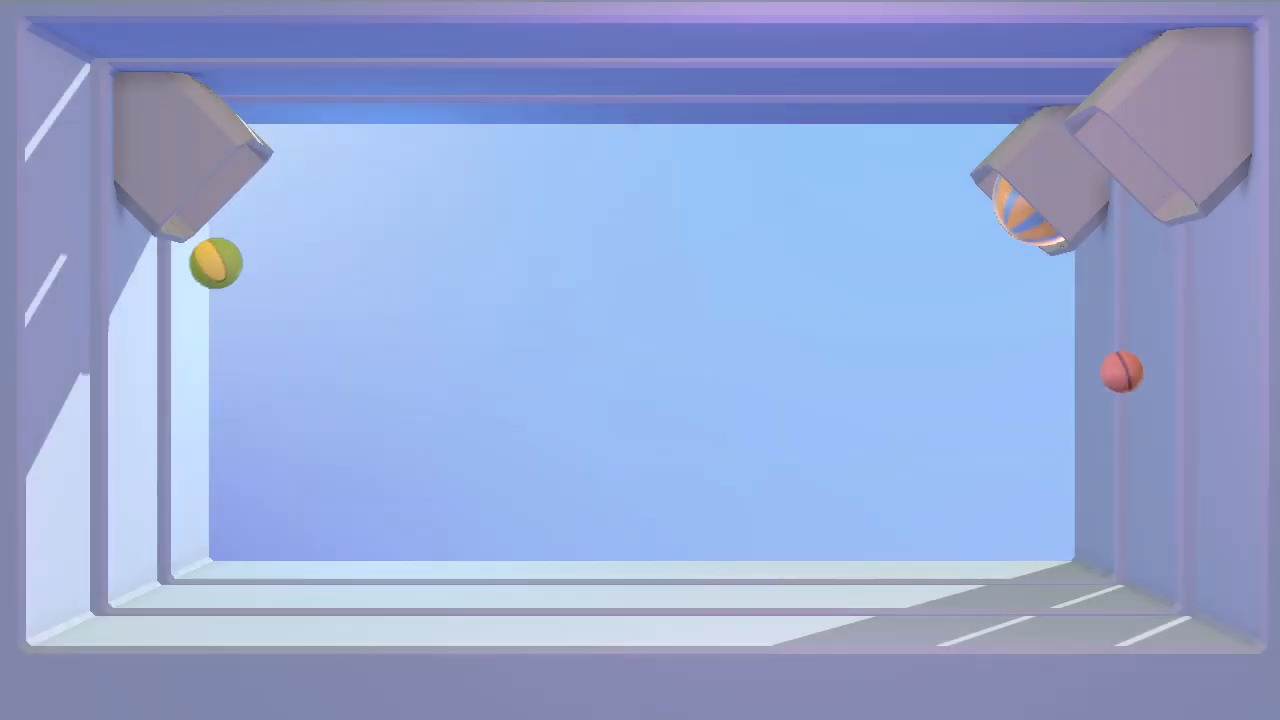
#> input picture frame 65 of labo9/bouncing.mp4, 1280 x 720 px
$ python ej1_v2.py
#> lines starting #> are read from the running program, lines starting #| are printed output that depends on the picture
import cv2
import numpy as np

# Ruta del video
video_path = 'bouncing.mp4'

# Cargar el video
cap = cv2.VideoCapture(video_path)

# Inicializar los sustractores de fondo
mog2_subtractor = cv2.createBackgroundSubtractorMOG2()
knn_subtractor = cv2.createBackgroundSubtractorKNN()

# Crear la ventana una sola vez
cv2.namedWindow('Comparación de Sustractores', cv2.WINDOW_NORMAL)

# Bucle para procesar el video cuadro a cuadro
while cap.isOpened():
    ret, frame = cap.read()
#> frame is the input picture: shape (720, 1280, 3); mean B, G, R 212.7, 167.2, 149.4
    if not ret:
        break

    # Convertir el cuadro a escala de grises
    frame_gray = cv2.cvtColor(frame, cv2.COLOR_BGR2GRAY)
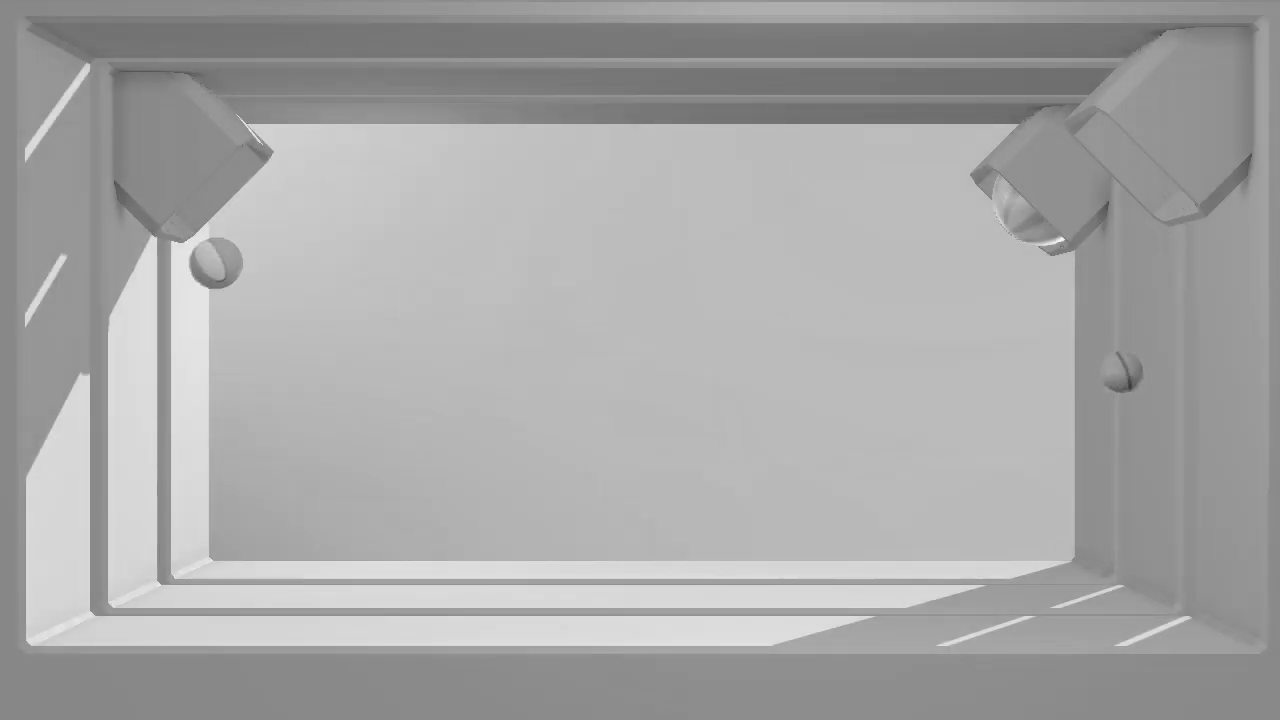
#> frame_gray: shape (720, 1280); min 54, max 251, mean 167

    # Definir el kernel para la operación de apertura
    kernel = np.ones((5, 5), np.uint8)  # Kernel de 5x5
    # Aplicar la operación de apertura
    opened_image = cv2.morphologyEx(frame_gray, cv2.MORPH_OPEN, kernel)

    # Definir el tamaño del kernel
    kernel_size = (5, 5)  # Tamaño del kernel (5x5)

    # Aplicar el filtro de desenfoque promedio
    mean_blurred_image = cv2.blur(opened_image, kernel_size)

    # Aplicar CLAHE
    clahe = cv2.createCLAHE(clipLimit=2.0, tileGridSize=(8, 8))  # Crear objeto CLAHE
    clahe_image = clahe.apply(mean_blurred_image)  # Aplicar CLAHE a la imagen abierta
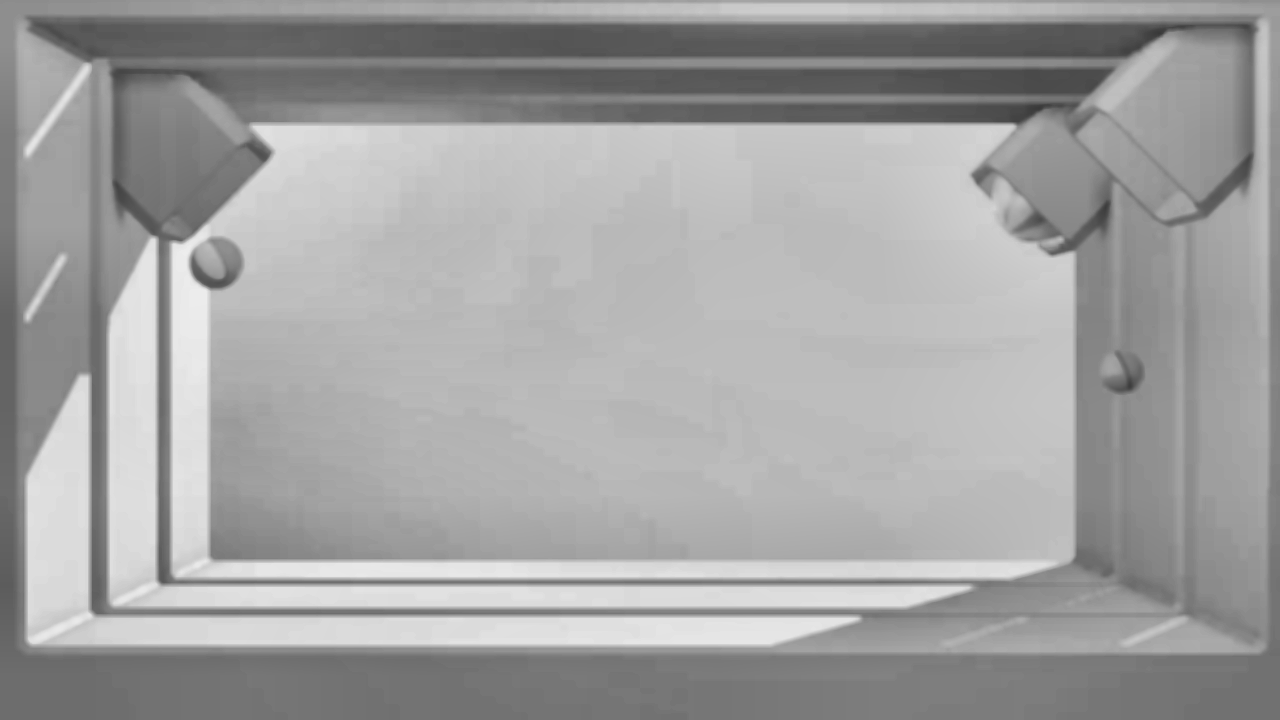
#> clahe_image: shape (720, 1280); min 56, max 237, mean 161.4

    # Aplicar los sustractores de fondo
    mog2_mask = mog2_subtractor.apply(clahe_image)
#> mog2_mask: shape (720, 1280); every value is 127
    knn_mask = knn_subtractor.apply(clahe_image)
#> knn_mask: shape (720, 1280); every value is 255

    # Redimensionar las máscaras para que coincidan con el tamaño de 'frame'
    mog2_mask_resized = cv2.resize(mog2_mask, (frame.shape[1], frame.shape[0]))
    knn_mask_resized = cv2.resize(knn_mask, (frame.shape[1], frame.shape[0]))

    # Crear una imagen de fondo negro
    black_background = np.zeros_like(frame)

    # Aplicar la máscara sobre el frame original
    colored_objects_mog2 = cv2.bitwise_and(frame, frame, mask=mog2_mask_resized)
    colored_objects_knn = cv2.bitwise_and(frame, frame, mask=knn_mask_resized)

    # Superponer los objetos detectados en color sobre el fondo negro
    result_mog2 = cv2.add(black_background, colored_objects_mog2)
#> black_background: shape (720, 1280, 3); every value is 0
    result_knn = cv2.add(black_background, colored_objects_knn)

    # Concatenar las imágenes en dos filas
    top_row = np.hstack((frame, cv2.cvtColor(mog2_mask_resized, cv2.COLOR_GRAY2BGR), cv2.cvtColor(knn_mask_resized, cv2.COLOR_GRAY2BGR)))
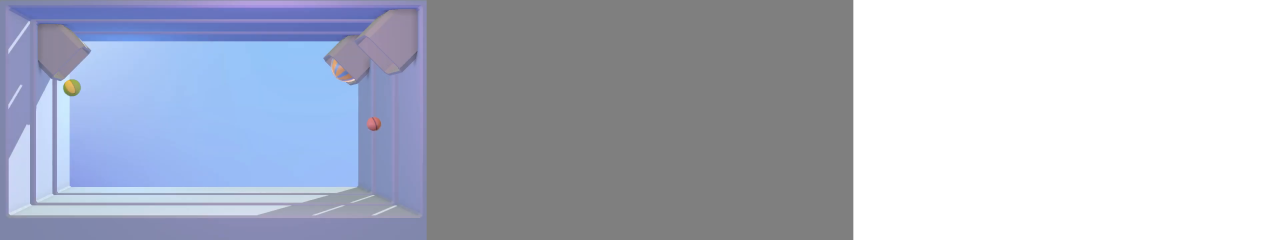
#> top_row: shape (720, 3840, 3) (shown at 1/3 size); mean B, G, R 198.2, 183.1, 177.1
    bottom_row = np.hstack((frame, result_mog2, result_knn))
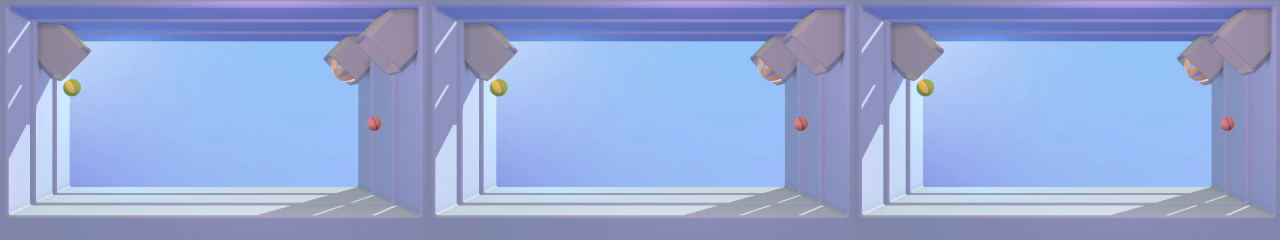
#> bottom_row: shape (720, 3840, 3) (shown at 1/3 size); mean B, G, R 212.7, 167.2, 149.4

    combined = np.vstack((top_row, bottom_row))
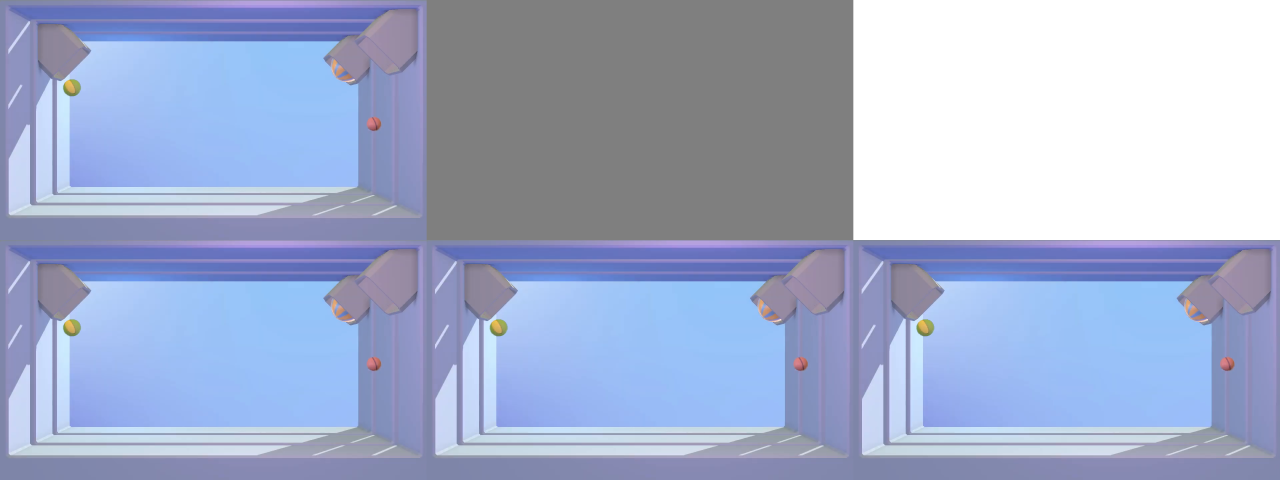
#> combined: shape (1440, 3840, 3) (shown at 1/3 size); mean B, G, R 205.5, 175.1, 163.2
    # Mostrar los resultados en la ventana ya creada
    cv2.imshow('Comparación de Sustractores', combined)

    # Salir si se presiona la tecla 'q'
    if cv2.waitKey(30) & 0xFF == ord('q'):
#> (key q is pressed here)
        break

# Liberar el video y cerrar la ventana
cap.release()
cv2.destroyAllWindows()

$ run again, starting later in the video
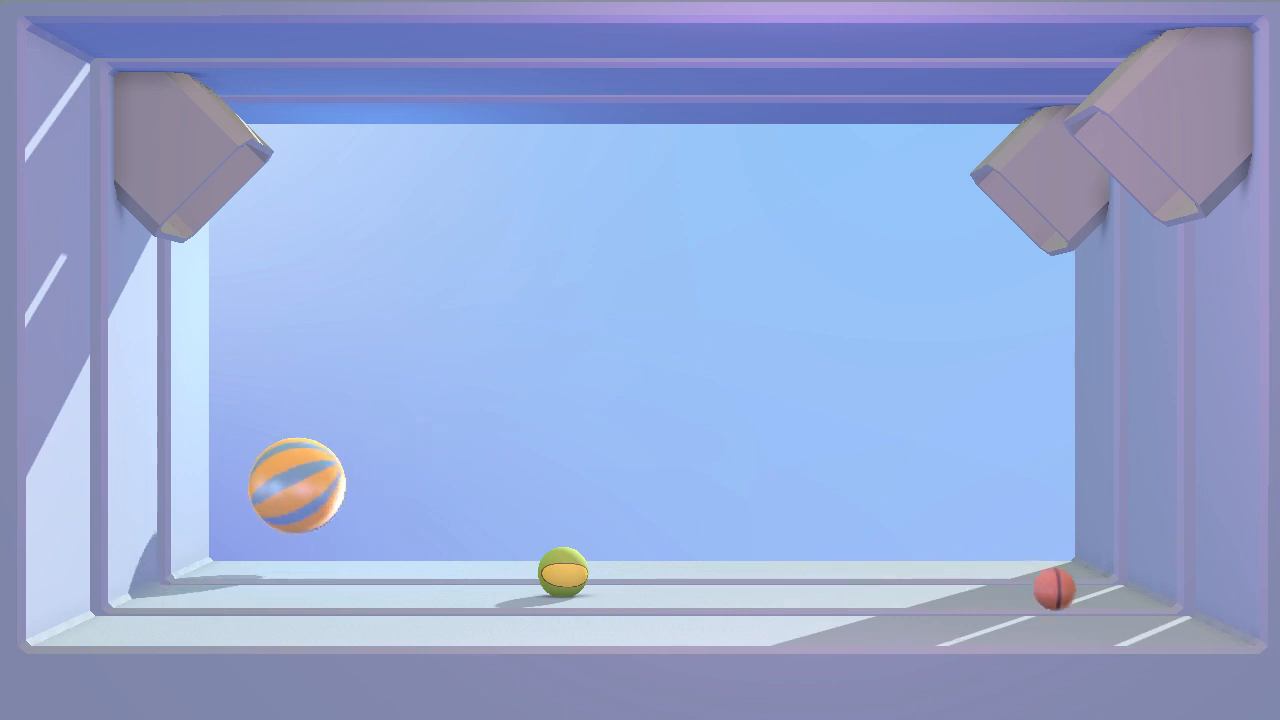
#> input picture frame 292 of labo9/bouncing.mp4, 1280 x 720 px
#> frame is the input picture: shape (720, 1280, 3); mean B, G, R 212.2, 167, 149.5
#> mog2_mask: shape (720, 1280); every value is 127
#> knn_mask: shape (720, 1280); every value is 255
#> black_background: shape (720, 1280, 3); every value is 0
#> `bottom_row = np.hstack((frame, result_mog2, result_knn))`:
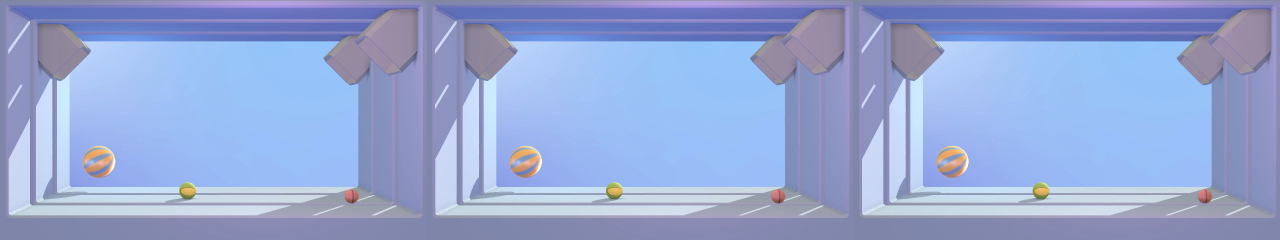
#> bottom_row: shape (720, 3840, 3) (shown at 1/3 size); mean B, G, R 212.2, 167, 149.5
#> `combined = np.vstack((top_row, bottom_row))`:
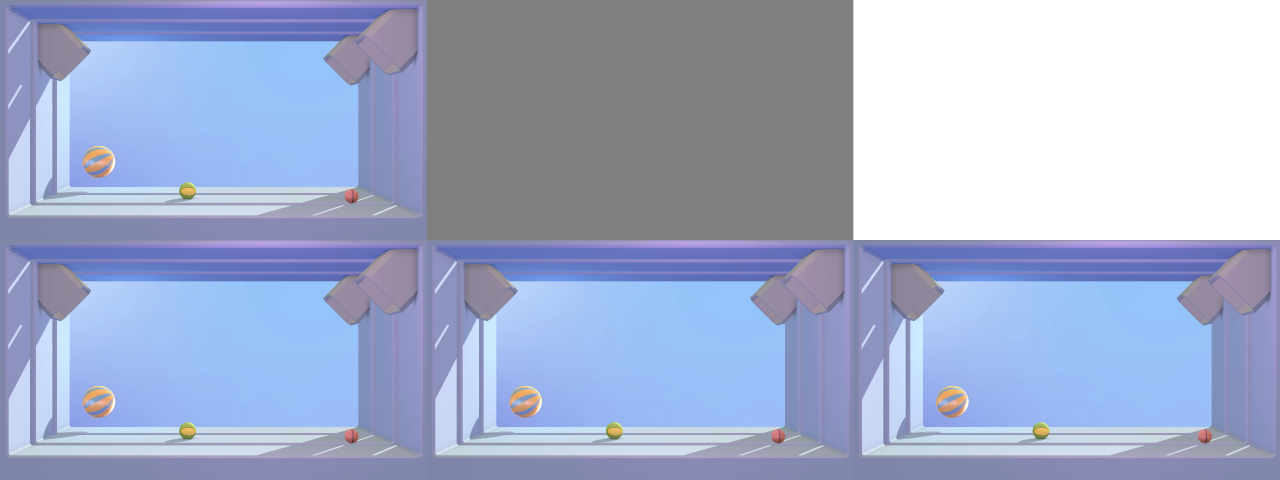
#> combined: shape (1440, 3840, 3) (shown at 1/3 size); mean B, G, R 205.1, 175, 163.3

$ run again, starting later in the video
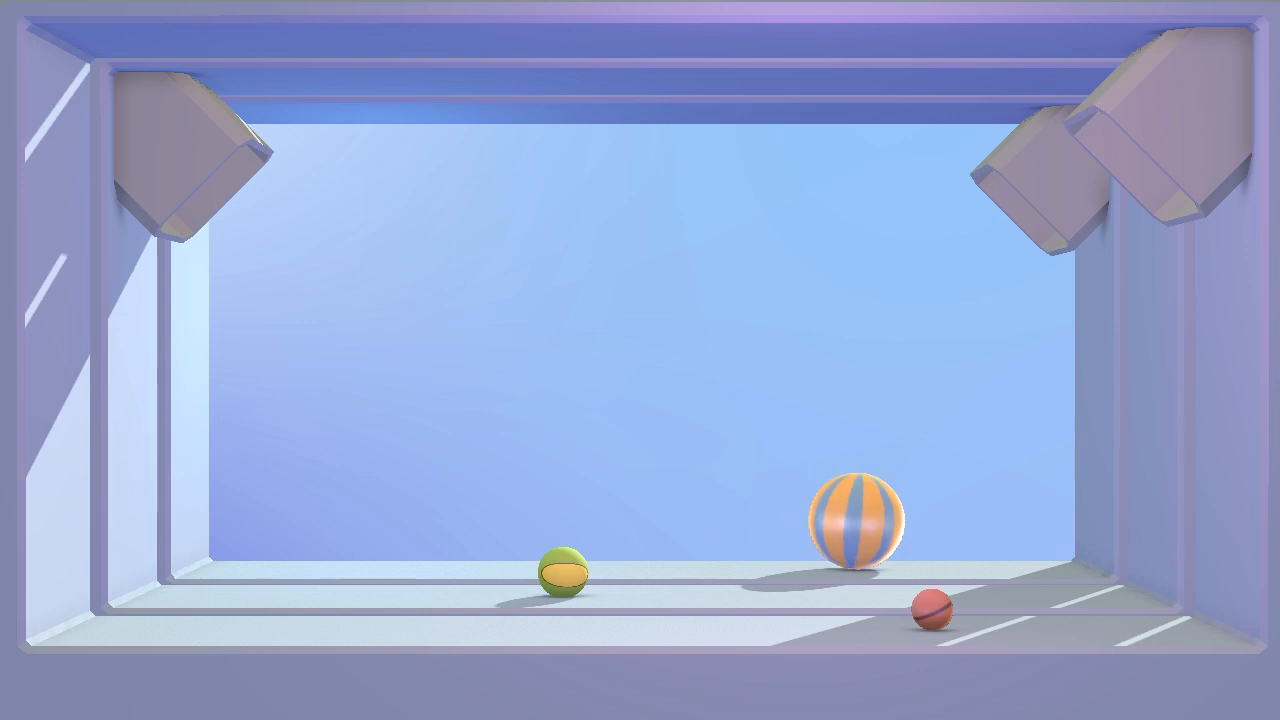
#> input picture frame 520 of labo9/bouncing.mp4, 1280 x 720 px
#> frame is the input picture: shape (720, 1280, 3); mean B, G, R 212.1, 166.9, 149.4
#> mog2_mask: shape (720, 1280); every value is 127
#> knn_mask: shape (720, 1280); every value is 255
#> black_background: shape (720, 1280, 3); every value is 0
#> `bottom_row = np.hstack((frame, result_mog2, result_knn))`:
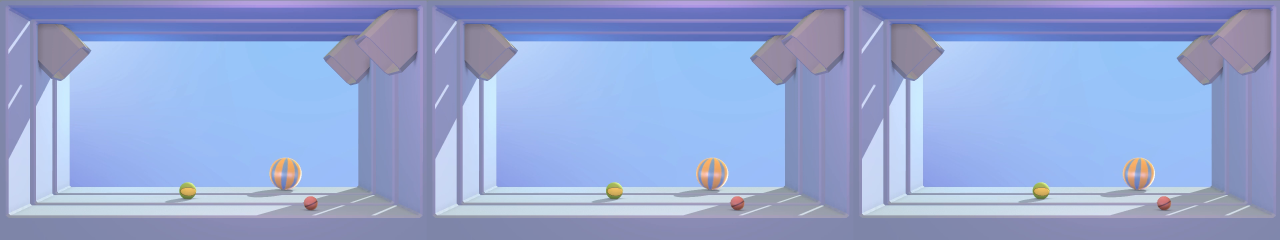
#> bottom_row: shape (720, 3840, 3) (shown at 1/3 size); mean B, G, R 212.1, 166.9, 149.4
#> `combined = np.vstack((top_row, bottom_row))`:
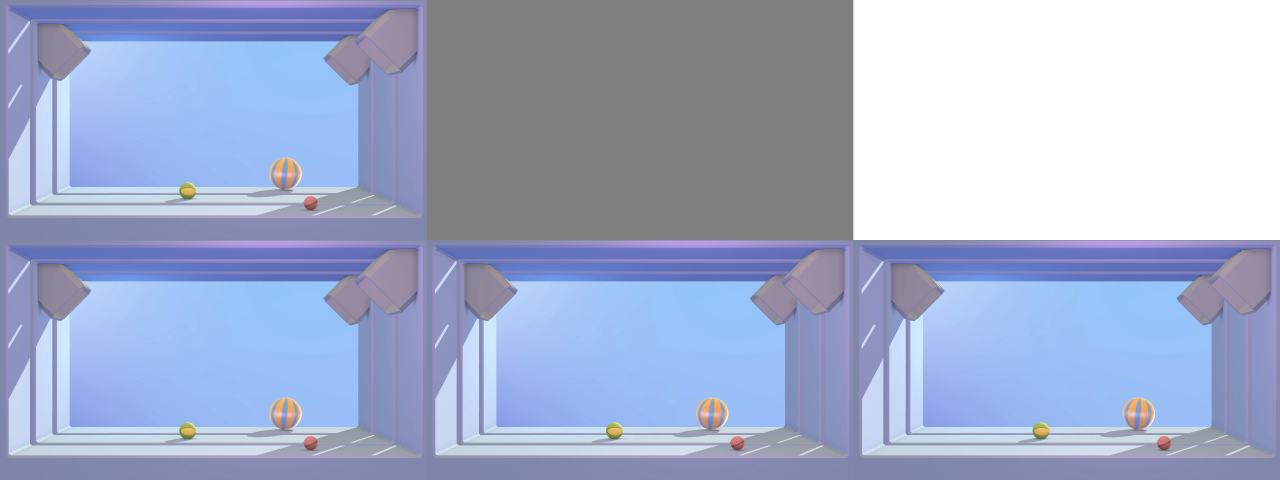
#> combined: shape (1440, 3840, 3) (shown at 1/3 size); mean B, G, R 205, 174.9, 163.3
